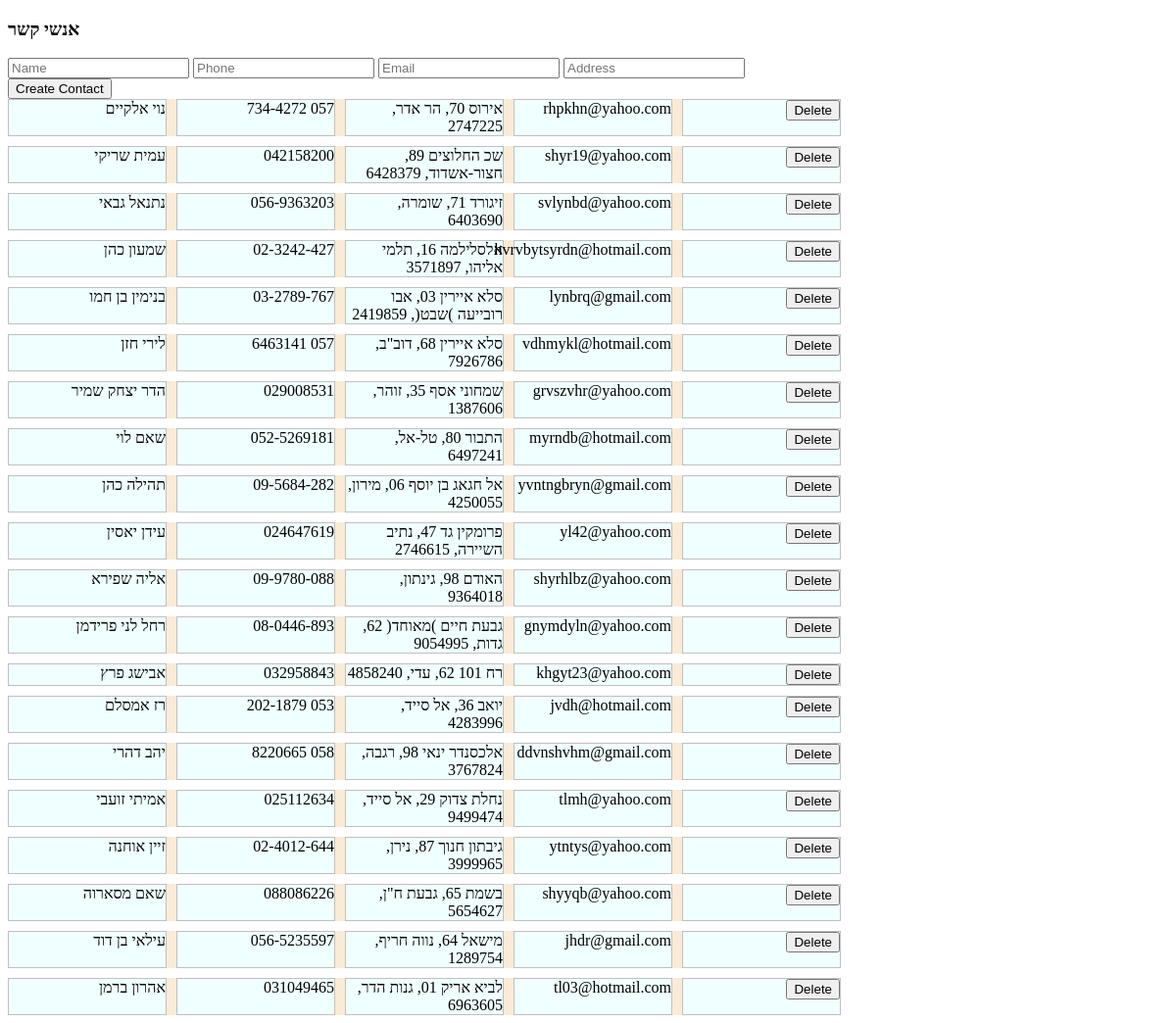
Before: / with the older database file.
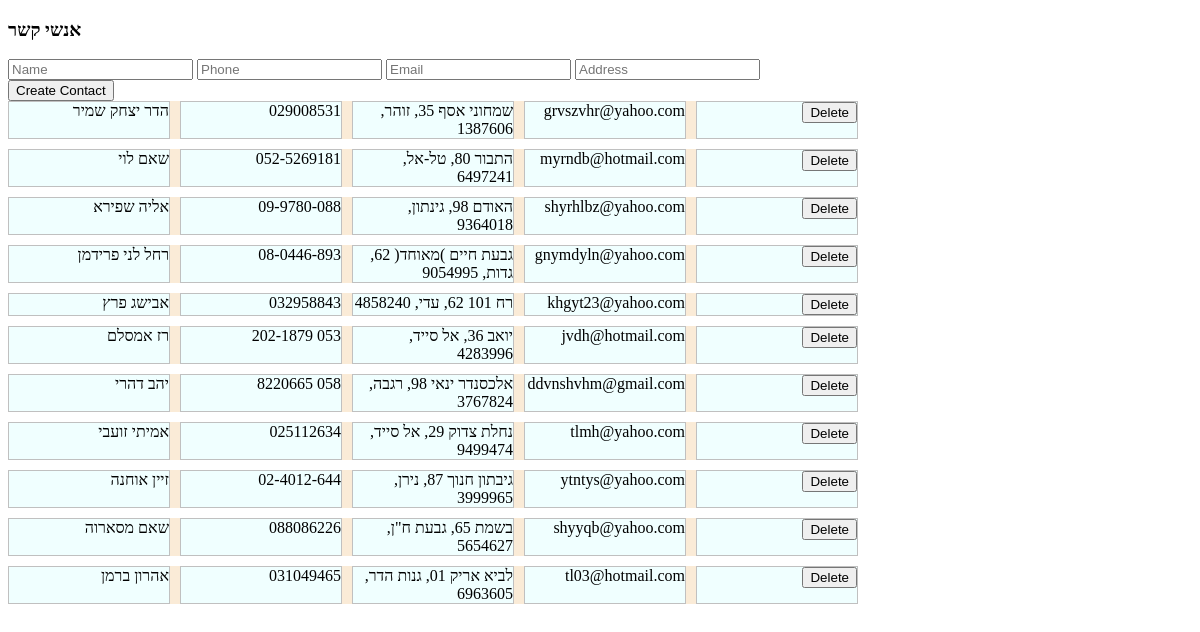
After: the same page with the newer database file.
### tables this page shows
CREATE TABLE "contacts" (
	"id"	INTEGER,
	"name"	TEXT,
	"phone"	TEXT,
	"address"	TEXT,
	"mail"	TEXT,
	"user_id"	INTEGER,
	PRIMARY KEY("id"),
	FOREIGN KEY("user_id") REFERENCES "users"("id")
);

### app.py (the view)
@app.route('/')
def home():
    return render_template('home.html',contacts=get_contacts())

### app.py (called while the page is built)
def get_contacts():
    with sqlite3.connect('contacts.db') as conn:
        cur = conn.cursor()
        rows = cur.execute("SELECT * FROM contacts")
        return [Contact (row) for row in rows.fetchall()]

### templates/home.html (shortened to what this page needs)
<!DOCTYPE html>
<html lang="en">
<head>
    <link rel="stylesheet" href="/static/style.css">
</head>
<body>
    <h3>אנשי קשר </h3>
    <form action="/create" method='POST' id="createForm">
        <input type="text" name="name" placeholder="Name" id="name">
        <input type="text" name="phone" placeholder=Phone id=phone>
        <input type="email" name="email" placeholder="Email" id="email">
        <input type= "text" name="address" placeholder='Address' id=address>
    </form>
    <button onclick="validateCreate()">Create Contact</button>
    <div class="contacts">
    {% for contact in contacts %}
    <div class="row">
        <div class="name">{{contact.name}}</div>
        <div class="phone">{{contact.phone}}</div>
        <div class="address">{{contact.address}}</div>
        <div class="mail">{{contact.mail}}</div>
        <div class="delete">
                <button onclick="validate('{{contact.mail}}')">Delete</button>
        </div>
    </div>
    {% endfor %}
</div>
</body>
</html>

### static/style.css (style rules this page uses)
.contacts { display:flex; flex-direction: column; gap:10px; width: fit-content; }
.row { display:flex; gap:10px; background-color: antiquewhite; }
.row > * { width:10em; gap:10px; background-color: azure; direction: rtl; border: 1px solid silver; }

Changed rows visible on the page:
removed contacts: name "נוי אלקיים", phone "057 734-4272", address "אירוס 70, הר אדר, 2747225", mail "rhpkhn@yahoo.com"
removed contacts: name "עמית שריקי", phone "042158200", address "שכ החלוצים 89, חצור-אשדוד, 6428379", mail "shyr19@yahoo.com"
removed contacts: name "נתנאל גבאי", phone "056-9363203", address "זיגורד 71, שומרה, 6403690", mail "svlynbd@yahoo.com"
removed contacts: name "שמעון כהן", phone "02-3242-427", address "אלסלילמה 16, תלמי אליהו, 3571897", mail "hvrvbytsyrdn@hotmail.com"
removed contacts: name "בנימין בן חמו", phone "03-2789-767", address "סלא איירין 03, אבו רובייעה )שבט(, 2419859", mail "lynbrq@gmail.com"
removed contacts: name "לירי חזן", phone "057 6463141", address "סלא איירין 68, דוב\"ב, 7926786", mail "vdhmykl@hotmail.com"
removed contacts: name "תהילה כהן", phone "09-5684-282", address "אל חגאג בן יוסף 06, מירון, 4250055", mail "yvntngbryn@gmail.com"
removed contacts: name "עידן יאסין", phone "024647619", address "פרומקין גד 47, נתיב השיירה, 2746615", mail "yl42@yahoo.com"
removed contacts: name "עילאי בן דוד", phone "056-5235597", address "מישאל 64, נווה חריף, 1289754", mail "jhdr@gmail.com"
